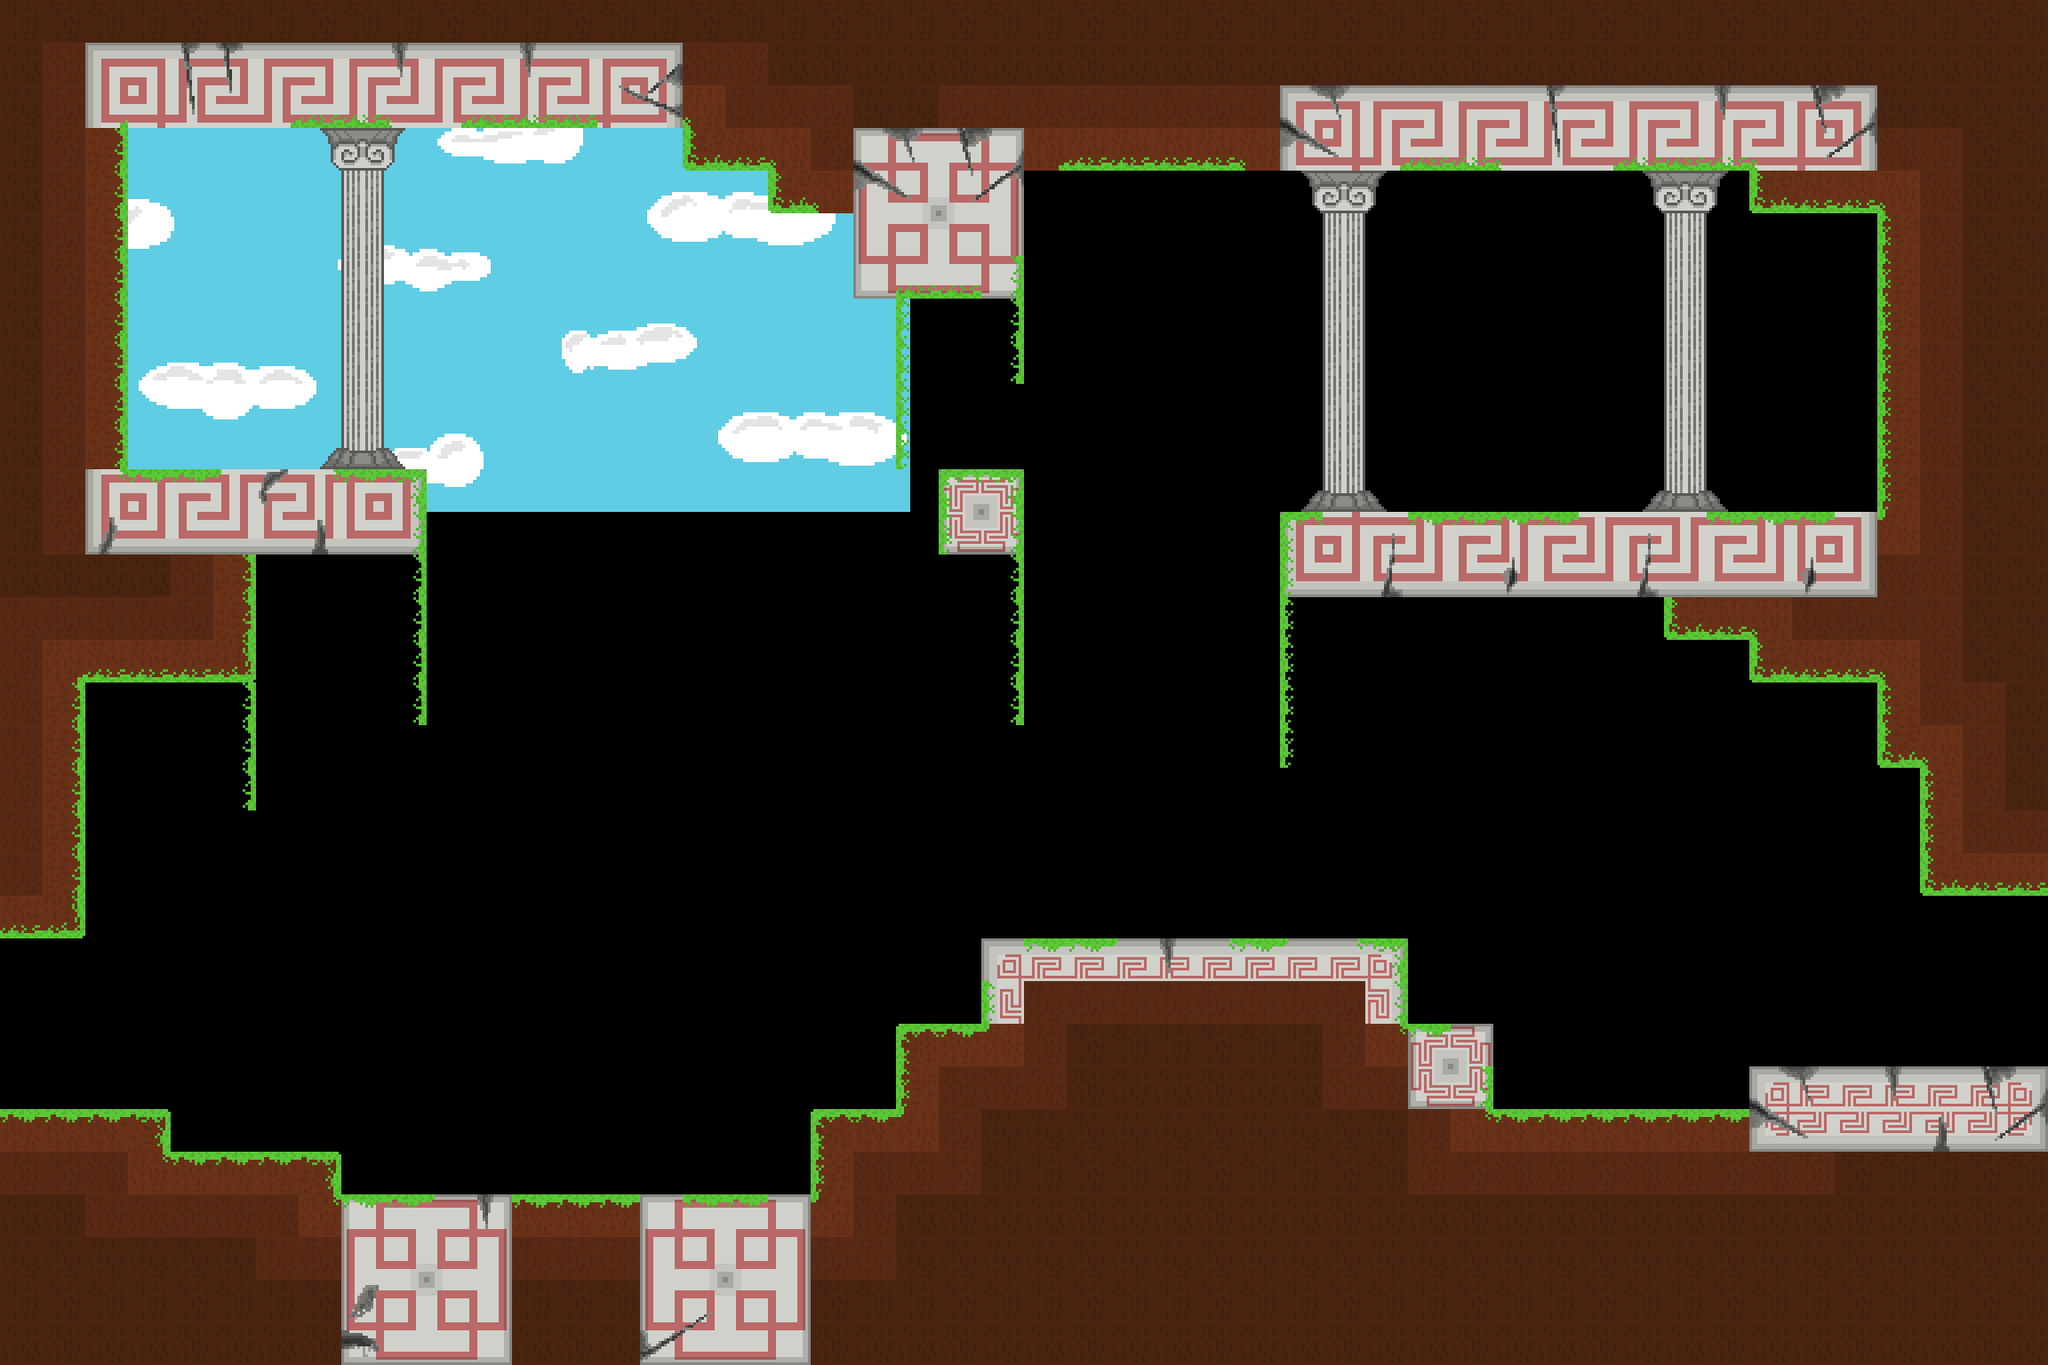

Below is a game level as drawn by its tile map, then a one-line description and the .tmx that defines it (tile-layer data replaced by summaries):
An orthogonal 48x32 tile map with 48x48 px tiles, 4 tile layers (back_tiles, back_second, front, front_second), 5 tilesets, 1 image layer and 45 objects (12x HazardGroundCrumble, 2x SpawnPoint, 2x Portal, EnemyCloudMelee, EnemyCloudSummoner, ...).

<map version="1.11" tiledversion="1.11.0" orientation="orthogonal" renderorder="right-down" width="48" height="32" tilewidth="48" tileheight="48" infinite="0" nextlayerid="22" nextobjectid="307">
 <tileset firstgid="1" name="tileset01" tilewidth="48" tileheight="48" tilecount="176" columns="16">
  <image source="../tilesets/tileset01.png" width="768" height="528" />
 </tileset>
 <tileset firstgid="177" name="tileset02" tilewidth="48" tileheight="48" tilecount="121" columns="11">
  <image source="../tilesets/tileset02.png" width="528" height="528" />
 </tileset>
 <tileset firstgid="298" name="tileset03" tilewidth="48" tileheight="48" tilecount="306" columns="17">
  <image source="../tilesets/tileset03.png" width="816" height="864" />
 </tileset>
 <tileset firstgid="604" name="objects" tilewidth="48" tileheight="48" tilecount="64" columns="8">
  <image source="../tilesets/objects.png" width="384" height="384" />
 </tileset>
 <tileset firstgid="668" name="tileset04" tilewidth="48" tileheight="48" tilecount="240" columns="16">
  <image source="../tilesets/tileset04.png" width="768" height="720" />
 </tileset>
 <imagelayer id="17" name="Image Layer 1">
  <image source="../Backgrounds/ground_back.png" width="1024" height="576" />
  <properties>
   <property name="depth" type="int" value="3000" />
   <property name="parallax_x" type="float" value="1" />
   <property name="parallax_y" type="float" value="1" />
   <property name="repeat_y" type="bool" value="true" />
  </properties>
 </imagelayer>
 <layer id="11" name="back_tiles" width="48" height="32">
  <properties>
   <property name="depth" type="int" value="1050" />
   <property name="tileset" type="int" value="4" />
  </properties>
  <data>[1536 cells, 725 non-empty, 73 distinct tile ids]</data>
 </layer>
 <layer id="21" name="back_second" width="48" height="32">
  <properties>
   <property name="depth" type="int" value="1000" />
   <property name="tileset" type="int" value="4" />
  </properties>
  <data>[1536 cells, 137 non-empty, 39 distinct tile ids]</data>
 </layer>
 <layer id="12" name="front" width="48" height="32">
  <properties>
   <property name="depth" type="int" value="950" />
   <property name="tileset" type="int" value="0" />
  </properties>
  <data>[1536 cells, 0 non-empty, 0 distinct tile ids]</data>
 </layer>
 <layer id="20" name="front_second" width="48" height="32">
  <properties>
   <property name="depth" type="int" value="900" />
   <property name="tileset" type="int" value="2" />
  </properties>
  <data>[1536 cells, 0 non-empty, 0 distinct tile ids]</data>
 </layer>
 <objectgroup color="#ffaa00" id="16" name="spawnpoints">
  <object id="170" type="SpawnPoint" x="0" y="1056" width="48" height="48">
   <properties>
    <property name="id" type="int" value="0" />
   </properties>
  </object>
  <object id="285" type="SpawnPoint" x="2256" y="1008" width="48" height="48">
   <properties>
    <property name="id" type="int" value="1" />
   </properties>
  </object>
 </objectgroup>
 <objectgroup id="14" name="objects">
  <object id="288" type="EnemyCloudMelee" x="624" y="1152" width="64" height="48" />
  <object id="289" type="EnemyCloudSummoner" x="1248" y="864" width="64" height="48">
   <properties>
    <property name="initial_y" type="int" value="864" />
   </properties>
  </object>
  <object id="290" type="EnemyGroundedElemental" x="1776" y="1200" width="48" height="48">
   <properties>
    <property name="color" type="int" value="2" />
   </properties>
  </object>
  <object id="293" type="HazardGroundCrumble" x="480" y="528" width="48" height="48" />
  <object id="295" type="HazardGroundCrumble" x="528" y="528" width="48" height="48" />
  <object id="296" type="HazardGroundCrumble" x="576" y="528" width="48" height="48" />
  <object id="297" type="HazardGroundCrumble" x="624" y="528" width="48" height="48" />
  <object id="298" type="HazardGroundCrumble" x="672" y="528" width="48" height="48" />
  <object id="299" type="HazardGroundCrumble" x="816" y="528" width="48" height="48" />
  <object id="300" type="HazardGroundCrumble" x="864" y="528" width="48" height="48" />
  <object id="301" type="HazardGroundCrumble" x="912" y="528" width="48" height="48" />
  <object id="302" type="HazardGroundCrumble" x="960" y="528" width="48" height="48" />
  <object id="303" type="HazardGroundCrumble" x="1008" y="528" width="48" height="48" />
  <object id="304" type="HazardGroundCrumble" x="720" y="528" width="48" height="48" />
  <object id="305" type="HazardGroundCrumble" x="768" y="528" width="48" height="48" />
  <object id="306" type="HealthChargePickup" x="240" y="384" width="48" height="48">
   <properties>
    <property name="id" type="int" value="14" />
    <property name="lore" type="int" value="24" />
    <property name="text" value="This area is so high" />
   </properties>
  </object>
 </objectgroup>
 <objectgroup color="#0000ff" id="13" name="walls">
  <properties>
   <property name="isWallLayer" type="bool" value="true" />
  </properties>
  <object id="50" x="2160" y="0" width="144" height="1008" />
  <object id="265" x="2112" y="0" width="48" height="864" />
  <object id="273" x="1008" y="1152" width="96" height="192" />
  <object id="286" x="912" y="1248" width="96" height="96" />
  <object id="274" x="1584" y="1152" width="96" height="384" />
  <object id="275" x="1968" y="1200" width="336" height="336" />
  <object id="271" x="768" y="144" width="96" height="48" />
  <object id="277" x="96" y="624" width="192" height="144" />
  <object id="278" x="1968" y="576" width="144" height="192" />
  <object id="270" x="96" y="528" width="384" height="96" />
  <object id="269" x="864" y="144" width="96" height="96" />
  <object id="276" x="1440" y="576" width="432" height="96" />
  <object id="190" x="1968" y="192" width="144" height="48" />
  <object id="259" x="96" y="0" width="48" height="528" />
  <object id="191" x="1680" y="1248" width="288" height="288" />
  <object id="215" x="960" y="144" width="192" height="192" />
  <object id="287" x="1056" y="528" width="96" height="96" />
  <object id="218" x="144" y="0" width="1968" height="144" />
  <object id="256" x="1104" y="1056" width="480" height="288" />
  <object id="257" x="0" y="1344" width="1584" height="192" />
  <object id="266" x="0" y="1296" width="384" height="48" />
  <object id="267" x="0" y="1248" width="192" height="48" />
  <object id="268" x="0" y="0" width="96" height="1056" />
  <object id="258" x="1152" y="144" width="960" height="48" />
  <object id="279" x="1872" y="576" width="96" height="144" />
 </objectgroup>
 <objectgroup color="#00ff00" id="15" name="doors">
  <object id="169" type="Portal" x="-96" y="1056" width="48" height="192">
   <properties>
    <property name="horizontal" type="bool" value="false" />
    <property name="id_point" type="int" value="1" />
    <property name="id_room" type="int" value="42" />
   </properties>
  </object>
  <object id="284" type="Portal" x="2352" y="1008" width="48" height="192">
   <properties>
    <property name="horizontal" type="bool" value="false" />
    <property name="id_point" type="int" value="0" />
    <property name="id_room" type="int" value="44" />
   </properties>
  </object>
 </objectgroup>
</map>
